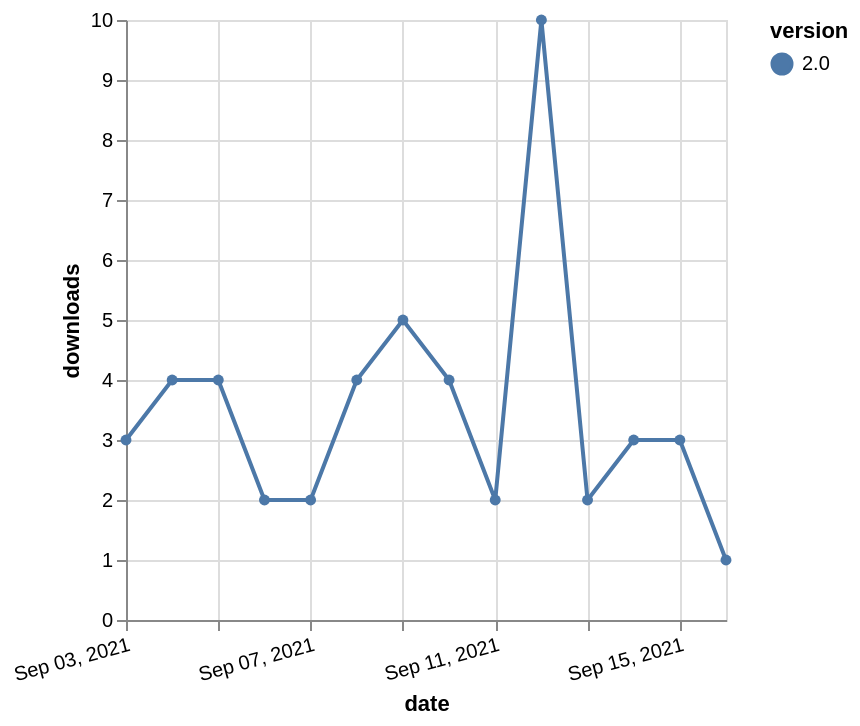

Describe this chart as a Vega-Lite specification.
### Vega-Lite specification from a JSON file in a GitHub repository (floating-point values rounded to 4 significant figures)
{"$schema": "https://vega.github.io/schema/vega-lite/v5.json", "description": "A simple bar chart with embedded data.", "data": {"values": [{"date": "2021-09-03", "total": 6070, "delta": 3, "version": "2.0"}, {"date": "2021-09-04", "total": 6074, "delta": 4, "version": "2.0"}, {"date": "2021-09-05", "total": 6078, "delta": 4, "version": "2.0"}, {"date": "2021-09-06", "total": 6080, "delta": 2, "version": "2.0"}, {"date": "2021-09-07", "total": 6082, "delta": 2, "version": "2.0"}, {"date": "2021-09-08", "total": 6086, "delta": 4, "version": "2.0"}, {"date": "2021-09-09", "total": 6091, "delta": 5, "version": "2.0"}, {"date": "2021-09-10", "total": 6095, "delta": 4, "version": "2.0"}, {"date": "2021-09-11", "total": 6097, "delta": 2, "version": "2.0"}, {"date": "2021-09-12", "total": 6107, "delta": 10, "version": "2.0"}, {"date": "2021-09-13", "total": 6109, "delta": 2, "version": "2.0"}, {"date": "2021-09-14", "total": 6112, "delta": 3, "version": "2.0"}, {"date": "2021-09-15", "total": 6115, "delta": 3, "version": "2.0"}, {"date": "2021-09-16", "total": 6116, "delta": 1, "version": "2.0"}]}, "width": "container", "mark": {"type": "line", "point": {"filled": true}}, "encoding": {"x": {"field": "date", "type": "temporal", "timeUnit": "yearmonthdate", "title": "date", "axis": {"labelAngle": -15}}, "y": {"field": "delta", "type": "quantitative", "title": "downloads"}, "color": {"field": "version", "type": "nominal"}, "tooltip": {"field": "delta"}}}
